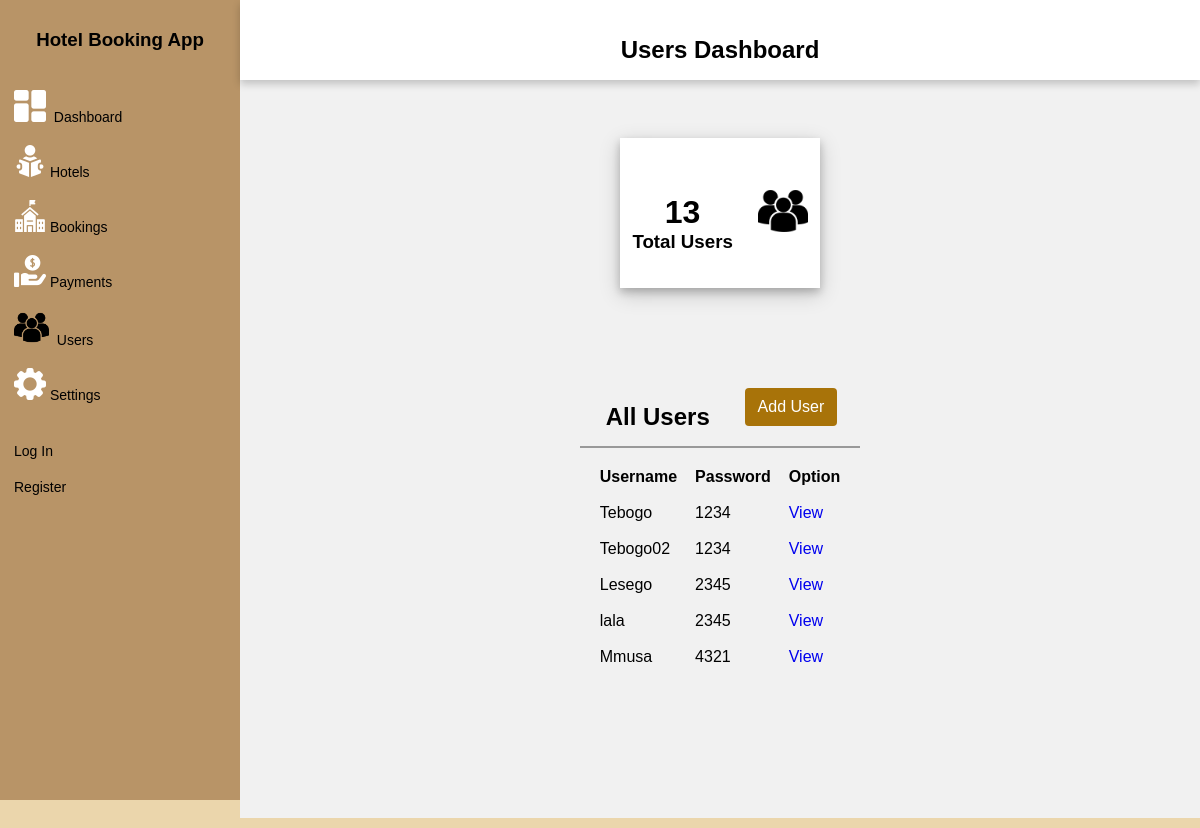
/Admin/users.php, run on the app's committed database.
### tables this page shows
CREATE TABLE `users` (
  `ID` int(11) NOT NULL,
  `username` varchar(255) NOT NULL,
  `password` varchar(255) NOT NULL
);

### Admin/users.php (the view, shortened to what this page needs)
<?php
require_once '../includes/database.php';
?>
<!DOCTYPE html>
<html lang="en">
<head>
    <link rel="stylesheet" href="hotels.css">
</head>
<body>
    <div>
        <?php require_once './includes/navbar.php' ?>
    </div>
    <br>
    <div class="container">
        <div class="header">
            <h2>Users Dashboard</h2>
        </div>
        <div class="content">
            <div class="cards">
                <div class="card">
                    <div class="box">
                        <h1>
                            <?php
                            $sql = "SELECT COUNT(*) AS user_count FROM users";
                            $result = $conn->query($sql);
                            if ($result->num_rows > 0) {
                                $row = $result->fetch_assoc();
                                $userCount = $row["user_count"];
                                echo $userCount;
                            } else {
                                echo "No users found.";
                            }
                            ?>
                        </h1>
                        <h3>Total Users</h3>
                    </div>
                    <div class="icon-case">
                        <img src="./assets/images/users.png" width="50px" alt="">
                    </div>
                </div>
            </div>
            <div class="content-2">
                <div class="user-list">
                    <div class="title">
                        <h2>All Users</h2>
                        <li><a href="register.php"><button class="btn" id="addBtn">Add User</button></a></li>
                    </div>
                    <table>
                        <tr>
                            <th>Username</th>
                            <th>Password</th>
                            <th>Option</th>
                        </tr>
                        <?php
                        $sql = "SELECT username, password FROM users LIMIT 5";
                        $result = $conn->query($sql);
                        if ($result->num_rows > 0) {
                            while ($row = $result->fetch_assoc()) { ?>
                                <tr>
                                    <td><?php echo $row["username"] ?></td>
                                    <td><?php echo $row["password"] ?></td>
                                    <td><a href="#" class="btn">View</a></td>
                                </tr>
                            <?php }
                        } else {
                            echo "No users found.";
                        }
                        ?>
                    </table>
                </div>
            </div>
        </div>
    </div>
</body>
</html>

### Admin/hotels.css (style rules this page uses)
* { margin: 0; padding: 0; box-sizing: border-box; font-family: 'Poppins', sans-serif; }
body { background-color: #ebd6ac; min-height: 100vh; }
a { text-decoration: none; }
li { list-style: none; }
h1, h2, h4, h5 { text-align: center; margin-top: 20px; }
.title { display: flex; align-items: center; justify-content: space-around; padding: 15px 10px; border-bottom: 2px solid #999; }
table { padding: 10px; }
th, td { text-align: left; padding: 8px; }
.container { position: absolute; right: 0; width: 80vw; height: 100vh; background: #f1f1f1; }
.container .header { position: fixed; top: 0; right: 0; width: 80vw; height: 10vh; background: white; display: flex; align-items: center; justify-content: center; box-shadow: 0 4px 8px 0 rgba(0, 0, 0, 0.2); z-index: 1; }
.container .content { position: relative; margin-top: 10vh; min-height: 90vh; background: #f1f1f1; }
.container .content .cards { padding: 20px 15px; display: flex; align-items: center; justify-content: center; flex-wrap: wrap; }
.container .content .cards .card { width: 200px; height: 150px; background: white; margin: 20px 10px; display: flex; align-items: center; justify-content: space-around; box-shadow: 0 4px 8px 0 rgba(0, 0, 0, 0.2), 0 6px 20px 0 rgba(0, 0, 0, 0.19); }
.container .content .content-2 { min-height: 60vh; display: flex; justify-content: space-around; align-items: flex-start; flex-wrap: wrap; }
button { display: block; width: 100%; padding: 10px; margin: 3px; background-color: #a87309; color: #fff; border: none; border-radius: 4px; font-size: 16px; cursor: pointer; }
.container { display: flex; flex-direction: column; }
.content-2 { margin-top: 20px; padding-top: 20px; }

### data on the page
users: username "Tebogo", password "1234"
users: username "Tebogo02", password "1234"
users: username "Lesego", password "2345"
users: username "lala", password "2345"
users: username "Mmusa", password "4321"

### other printed values
$userCount "13"
